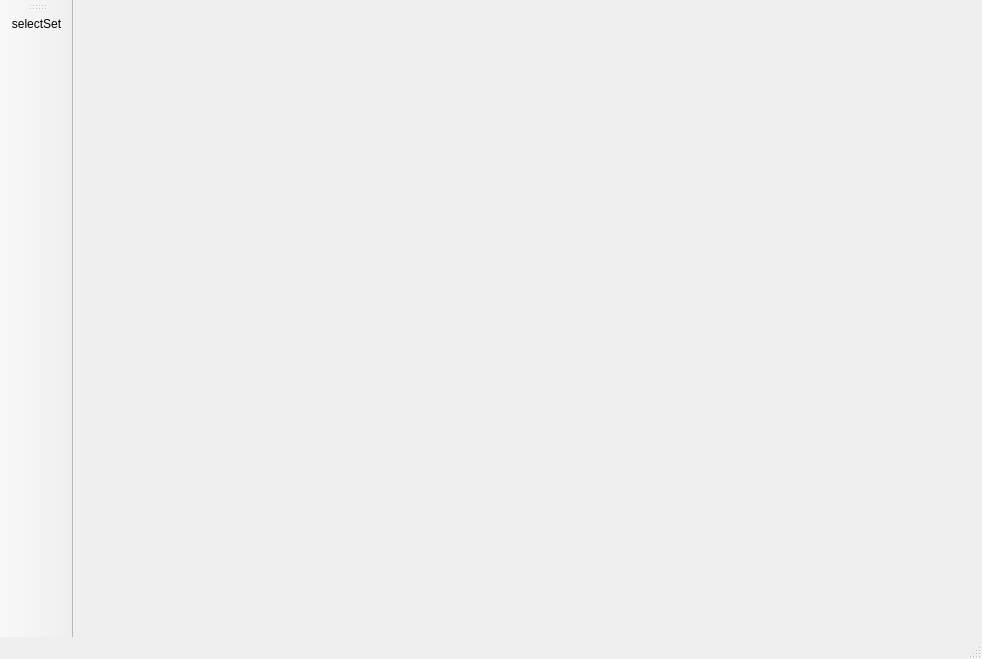
<?xml version="1.0" encoding="UTF-8"?>
<ui version="4.0">
 <class>MainWindow</class>
 <widget class="QMainWindow" name="MainWindow">
  <property name="geometry">
   <rect>
    <x>0</x>
    <y>0</y>
    <width>982</width>
    <height>659</height>
   </rect>
  </property>
  <property name="windowTitle">
   <string>MainWindow</string>
  </property>
  <widget class="QWidget" name="centralwidget">
   <layout class="QGridLayout" name="gridLayout">
    <property name="leftMargin">
     <number>7</number>
    </property>
    <property name="topMargin">
     <number>0</number>
    </property>
    <property name="rightMargin">
     <number>7</number>
    </property>
    <property name="bottomMargin">
     <number>0</number>
    </property>
    <property name="spacing">
     <number>7</number>
    </property>
    <item row="0" column="0">
     <widget class="QStackedWidget" name="sw_setManage"/>
    </item>
   </layout>
  </widget>
  <widget class="QStatusBar" name="statusbar"/>
  <widget class="QToolBar" name="tb_setProj">
   <property name="windowTitle">
    <string>toolBar</string>
   </property>
   <property name="toolButtonStyle">
    <enum>Qt::ToolButtonTextUnderIcon</enum>
   </property>
   <attribute name="toolBarArea">
    <enum>LeftToolBarArea</enum>
   </attribute>
   <attribute name="toolBarBreak">
    <bool>false</bool>
   </attribute>
   <addaction name="actionselectSet"/>
  </widget>
  <action name="actionselectSet">
   <property name="icon">
    <iconset resource="../icons/resource.qrc">
     <normaloff>:/pic/selectSet.png</normaloff>:/pic/selectSet.png</iconset>
   </property>
   <property name="text">
    <string>selectSet</string>
   </property>
  </action>
 </widget>
 <resources>
  <include location="../icons/resource.qrc"/>
 </resources>
 <connections/>
</ui>
